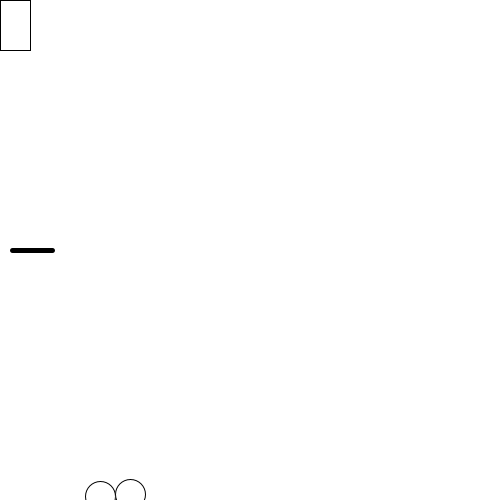
Frame 1 (no input)
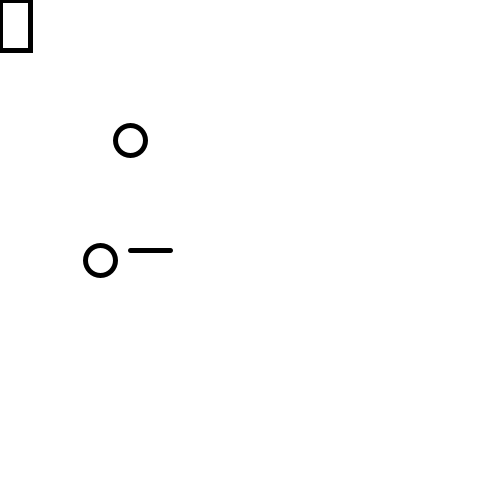
Frame 60 (the mouse pressed at the canvas centre just before this capture)
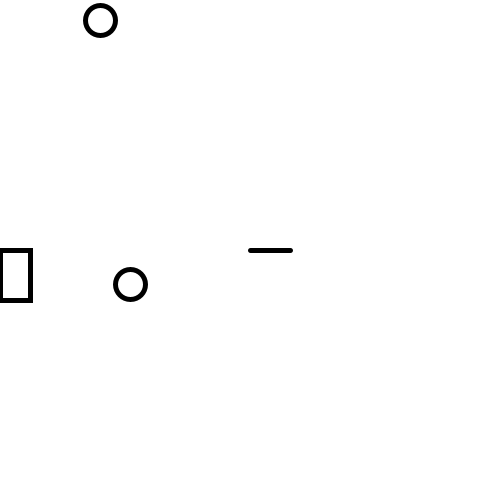
Frame 120 (the mouse held since frame 60 and released just before this capture)

The Processing sketch that drew these frames (run headless with seeded random() and noise(); from frame 60 on, the mouse is pressed at the canvas centre):

// Processing sketch: arrow_game_v2_popetje
// ── arrow_game_v2_popetje.pde
float y = 500;
float y1 = 500;
float arrowX1 = 10 ;
float arrowY1 = 250 ;
float arrowX2 = 50 ;
float arrowY2 = 250 ;


void setup(){
  size(500,500);
}

void draw(){
  background(255,255,255);
  y = y - 4;
  y1 = y1 - 6;
  ellipse(100,y,30,30);
  ellipse(130,y1,30,30);
 
  
  // here popetje
  rect(0,mouseY,30,50);
  
  println(y);
  if(y<=0){
    y = 500;
  }
   if(y1<=0){
    y1 = 500;
  }
  arrowX1 = arrowX1 + 2;
  arrowX2 = arrowX2 + 2;
  
  
  strokeWeight(5);
  line(arrowX1,arrowY1,arrowX2,arrowY2);
   if(arrowX1>=500){
    arrowX1 = 10; arrowX2 = 50;
   }
  
}
